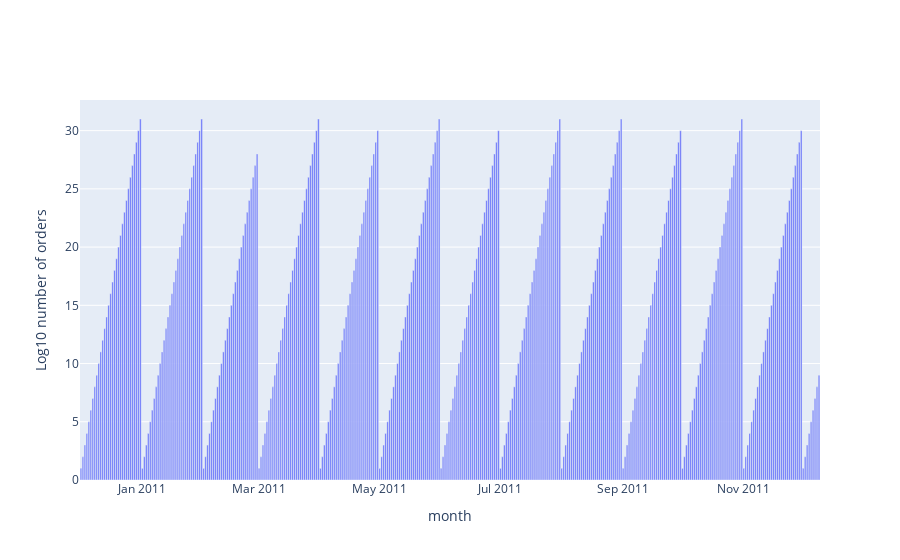

Source (notebook cell):
### Code cell
from plotly.offline import download_plotlyjs, init_notebook_mode, plot, iplot
import plotly.graph_objs as go

plot = [go.Bar(x=df1.InvoiceDate, y = df1.day)]
layout = go.Layout(yaxis={'autorange':True, 'title':'Log10 number of orders'},xaxis={'title':'month'})
fig = go.Figure(data=plot, layout=layout)
iplot(fig)

### Figure 1 — Plotly figure (JSON) as saved in the notebook; plotly's stock layout.template omitted (floating-point values rounded to 4 significant figures; data arrays with more than 128 entries replaced by an {"elided": "..."} marker saying what was removed)
{"data": [{"type": "bar", "x": {"elided": "374 str values"}, "y": {"elided": "374 int values"}}], "layout": {"xaxis": {"title": {"text": "month"}}, "yaxis": {"autorange": true, "title": {"text": "Log10 number of orders"}}}}
